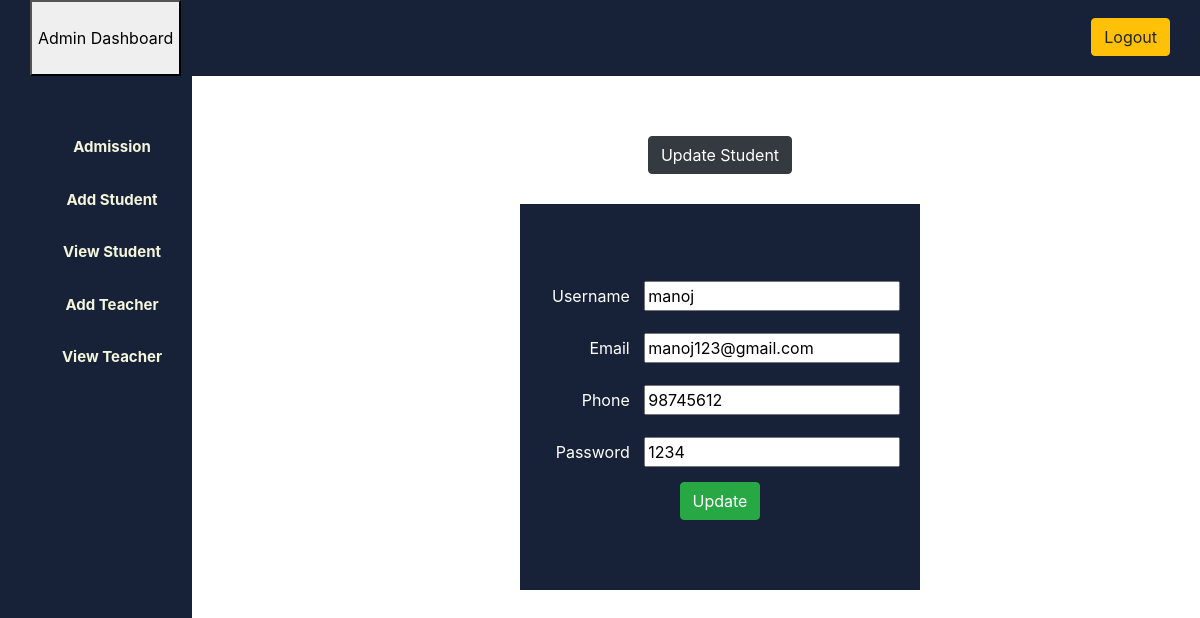
Page /updatestudent.php?student_id=10 (signed in) on the committed database.
### tables this page shows
CREATE TABLE `user` (
  `id` int(11) NOT NULL,
  `username` varchar(255) DEFAULT NULL,
  `phone` int(50) DEFAULT NULL,
  `email` varchar(255) DEFAULT NULL,
  `usertype` varchar(255) DEFAULT NULL,
  `password` varchar(255) DEFAULT NULL
);

### updatestudent.php (the view, shortened to what this page needs)
<?php
    $host="localhost";
    $user="root";
    $password="";
    $db="schoolproject";
    $data=mysqli_connect($host,$user,$password,$db);
    $id=$_GET['student_id'];
    $sql="SELECT * from user WHERE id='$id'";
    $result=mysqli_query($data,$sql);
    $info=$result->fetch_assoc();
    ?>
<!DOCTYPE html>
<html lang="en">
<head>
    <?php
include 'admincss.php';
?>
</head>
<body>
<?php
include 'adminsidebar.php';
?>
<div class="adcontent">
    <center>
    <button class="btn btn-dark">Update Student</button>
    <div class="divdeg">
    <form action="#" method="POST">
<div>
    <label>Username</label>
    <input type="text" name="name" value="<?php echo "{$info['username']}"; ?>">
</div>
<div>
    <label>Email</label>
    <input type="email" name="email" value="<?php echo "{$info['email']}"; ?>">
</div>
<div>
    <label>Phone</label>
    <input type="int" name="phone" value="<?php echo "{$info['phone']}"; ?>" >
</div>
<div>
    <label>Password</label>
    <input type="text" name="password" value="<?php echo "{$info['password']}"; ?>">
</div>
<div>
    <input class="btn btn-success" type="submit" name="update" value="Update">
</div>
    </form>
</div>
</center>
</div>
</body>
</html>

### admin.css (style rules this page uses)
.adcontent { margin-top: 5%; margin-left: 20%; }
.adcontent button { margin-bottom: 30px; }
.divdeg { background-color: #172238; color:#fff; width: 400px; padding-top: 70px; padding-bottom: 70px; }

### updatestudent.php (style rules this page uses)
label { display: inline-block; width: 100px; text-align: right; padding: 10px; padding-bottom: 10px; }

### rows in the picture
user: name "manoj", email "manoj123@gmail.com", phone "98745612", password "1234"
